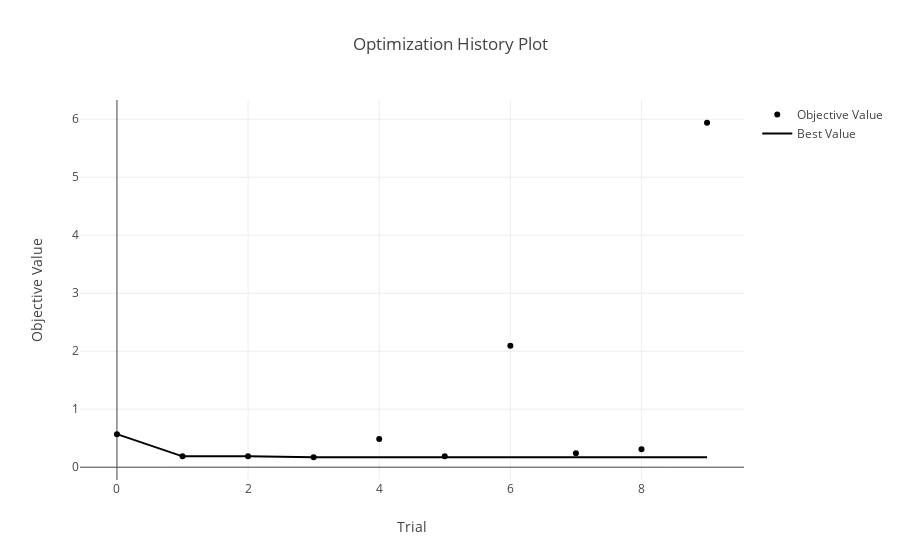

Notebook source saved alongside this figure:
### Code cell
#adding visualization to the method
plot_optimization_history(study)

### Figure 1 — Plotly figure (JSON) as saved in the notebook; plotly's stock layout.template omitted (floating-point values rounded to 4 significant figures)
{"data": [{"mode": "markers", "name": "Objective Value", "type": "scatter", "x": [0, 1, 2, 3, 4, 5, 6, 7, 8, 9], "y": [0.5702, 0.1876, 0.1893, 0.1717, 0.4847, 0.1879, 2.095, 0.2417, 0.3098, 5.939]}, {"mode": "lines", "name": "Best Value", "type": "scatter", "x": [0, 1, 2, 3, 4, 5, 6, 7, 8, 9], "y": [0.5702, 0.1876, 0.1876, 0.1717, 0.1717, 0.1717, 0.1717, 0.1717, 0.1717, 0.1717]}, {"marker": {"color": "#cccccc"}, "mode": "markers", "name": "Infeasible Trial", "showlegend": false, "type": "scatter", "x": [], "y": []}], "layout": {"title": {"text": "Optimization History Plot"}, "xaxis": {"title": {"text": "Trial"}}, "yaxis": {"title": {"text": "Objective Value"}}}}
